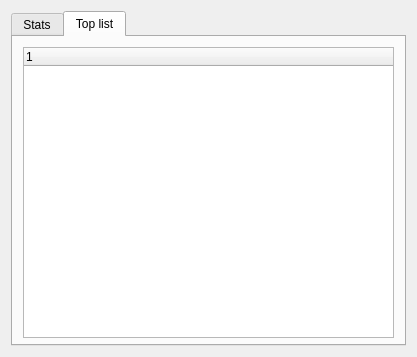
<?xml version="1.0" encoding="UTF-8"?>
<ui version="4.0">
 <class>StatisticsWindow</class>
 <widget class="QDialog" name="StatisticsWindow">
  <property name="enabled">
   <bool>true</bool>
  </property>
  <property name="geometry">
   <rect>
    <x>0</x>
    <y>0</y>
    <width>417</width>
    <height>357</height>
   </rect>
  </property>
  <property name="sizePolicy">
   <sizepolicy hsizetype="Preferred" vsizetype="Preferred">
    <horstretch>0</horstretch>
    <verstretch>0</verstretch>
   </sizepolicy>
  </property>
  <property name="windowTitle">
   <string>My statistics</string>
  </property>
  <property name="windowIcon">
   <iconset resource="resources.qrc">
    <normaloff>:/images/images/favicon.png</normaloff>:/images/images/favicon.png</iconset>
  </property>
  <layout class="QGridLayout" name="gridLayout_3">
   <item row="0" column="0">
    <widget class="QTabWidget" name="tabWidget">
     <property name="currentIndex">
      <number>1</number>
     </property>
     <widget class="QWidget" name="tabStats">
      <attribute name="title">
       <string>Stats</string>
      </attribute>
      <widget class="QScrollArea" name="scrollArea">
       <property name="geometry">
        <rect>
         <x>0</x>
         <y>10</y>
         <width>383</width>
         <height>171</height>
        </rect>
       </property>
       <property name="sizePolicy">
        <sizepolicy hsizetype="Preferred" vsizetype="Preferred">
         <horstretch>0</horstretch>
         <verstretch>0</verstretch>
        </sizepolicy>
       </property>
       <property name="widgetResizable">
        <bool>true</bool>
       </property>
       <widget class="QWidget" name="scrollAreaWidgetContents">
        <property name="geometry">
         <rect>
          <x>0</x>
          <y>0</y>
          <width>381</width>
          <height>169</height>
         </rect>
        </property>
        <layout class="QVBoxLayout" name="verticalLayout_2" stretch="0,0">
         <item>
          <layout class="QGridLayout" name="gridLayout">
           <property name="sizeConstraint">
            <enum>QLayout::SetMinimumSize</enum>
           </property>
           <item row="0" column="1">
            <widget class="QLabel" name="shipNameLbl">
             <property name="text">
              <string/>
             </property>
            </widget>
           </item>
           <item row="0" column="0">
            <widget class="QLabel" name="shipNameTitleLbl">
             <property name="layoutDirection">
              <enum>Qt::LeftToRight</enum>
             </property>
             <property name="text">
              <string>Ship name:</string>
             </property>
             <property name="alignment">
              <set>Qt::AlignRight|Qt::AlignTrailing|Qt::AlignVCenter</set>
             </property>
            </widget>
           </item>
          </layout>
         </item>
         <item>
          <layout class="QGridLayout" name="gridLayout_4">
           <property name="leftMargin">
            <number>5</number>
           </property>
           <property name="topMargin">
            <number>5</number>
           </property>
           <property name="rightMargin">
            <number>5</number>
           </property>
           <property name="bottomMargin">
            <number>5</number>
           </property>
           <item row="0" column="0">
            <widget class="QLabel" name="pointsTitleLbl">
             <property name="text">
              <string>Points:</string>
             </property>
            </widget>
           </item>
           <item row="0" column="1">
            <widget class="QLabel" name="pointsLbl">
             <property name="text">
              <string/>
             </property>
            </widget>
           </item>
           <item row="1" column="0">
            <widget class="QLabel" name="creditsTitleLbl">
             <property name="text">
              <string>Credits:</string>
             </property>
            </widget>
           </item>
           <item row="1" column="1">
            <widget class="QLabel" name="creditsLbl">
             <property name="text">
              <string/>
             </property>
            </widget>
           </item>
           <item row="2" column="0">
            <widget class="QLabel" name="savedShipsTitleLbl">
             <property name="text">
              <string>Saved ships:</string>
             </property>
            </widget>
           </item>
           <item row="2" column="1">
            <widget class="QLabel" name="savedShipsLbl">
             <property name="text">
              <string/>
             </property>
            </widget>
           </item>
           <item row="3" column="0">
            <widget class="QLabel" name="destroyedShipsTitleLbl">
             <property name="text">
              <string>Destroyed ships:</string>
             </property>
            </widget>
           </item>
           <item row="3" column="1">
            <widget class="QLabel" name="destroyedShipsLbl">
             <property name="text">
              <string/>
             </property>
            </widget>
           </item>
           <item row="4" column="0">
            <widget class="QLabel" name="completedQuestTitleLbl">
             <property name="text">
              <string>Completed quests:</string>
             </property>
            </widget>
           </item>
           <item row="4" column="1">
            <widget class="QLabel" name="completedQuestsLbl">
             <property name="text">
              <string/>
             </property>
            </widget>
           </item>
           <item row="5" column="0">
            <widget class="QLabel" name="lostShipsTitleLbl">
             <property name="text">
              <string>Lost ships:</string>
             </property>
            </widget>
           </item>
           <item row="5" column="1">
            <widget class="QLabel" name="lostShipsLbl">
             <property name="text">
              <string/>
             </property>
            </widget>
           </item>
          </layout>
         </item>
        </layout>
       </widget>
      </widget>
     </widget>
     <widget class="QWidget" name="tabTop">
      <attribute name="title">
       <string>Top list</string>
      </attribute>
      <widget class="QTreeWidget" name="treeWidget">
       <property name="geometry">
        <rect>
         <x>10</x>
         <y>10</y>
         <width>371</width>
         <height>291</height>
        </rect>
       </property>
       <column>
        <property name="text">
         <string notr="true">1</string>
        </property>
       </column>
      </widget>
     </widget>
    </widget>
   </item>
  </layout>
 </widget>
 <resources>
  <include location="resources.qrc"/>
 </resources>
 <connections/>
</ui>
